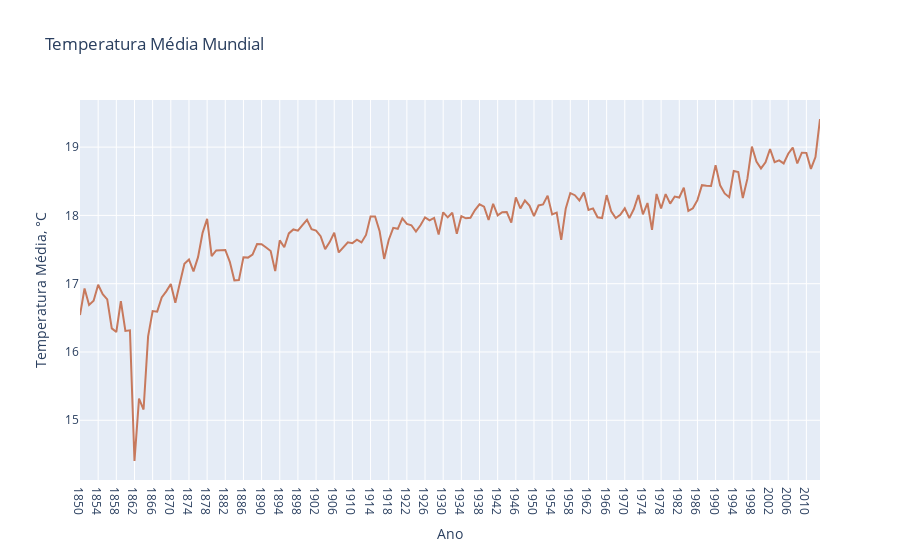

The notebook cell this image was saved under:
### Code cell
anos = np.unique(dt_clear['date'].str.slice(stop=4))
mean_temp_world = []
mean_co2_world = []
for ano in anos:
    mean_temp_world.append(dt_clear[dt_clear['date'].str.slice(stop=4) == ano]['tpr'].mean())
    mean_co2_world.append(dt_clear[dt_clear['date'].str.slice(stop=4) == ano]['co2'].mean())

trace0 = go.Scatter(
    x = anos, 
    y = mean_temp_world,
    name='Temperatura Média',
    line=dict(
        color='rgb(199, 121, 093)',
    )
)
data = [trace0]

layout = go.Layout(
    xaxis=dict(title='Ano'),
    yaxis=dict(title='Temperatura Média, °C'),
    title='Temperatura Média Mundial',
    showlegend = False)

fig = go.Figure(data=data, layout=layout)
py.iplot(fig)

### Figure 1 — Plotly figure (JSON) as saved in the notebook; plotly's stock layout.template omitted (floating-point values rounded to 4 significant figures; data arrays with more than 128 entries replaced by an {"elided": "..."} marker saying what was removed)
{"data": [{"line": {"color": "rgb(199, 121, 093)"}, "name": "Temperatura Média", "type": "scatter", "x": {"elided": "164 str values"}, "y": {"elided": "164 float values"}}], "layout": {"showlegend": false, "title": {"text": "Temperatura Média Mundial"}, "xaxis": {"title": {"text": "Ano"}}, "yaxis": {"title": {"text": "Temperatura Média, °C"}}}}
